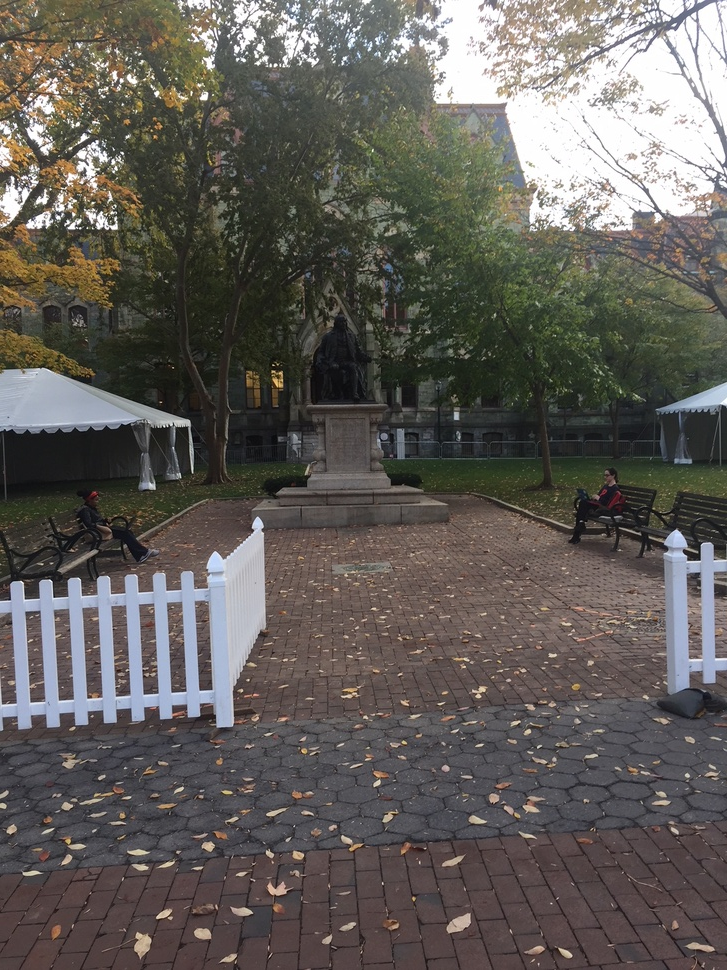
#> input picture test_imgs/test1.JPG, 727 x 970 px, shrunk from 1224 x 1632 before the run; its folder holds only this picture in this run
$ python -i stitch.py   (imports and definitions only)   (Python 2 division)   (older library calls are emulated)
#> lines starting #> are read from the running program, lines starting #| are printed output that depends on the picture; after the words box and inside, x2 and y2 are one past the last pixel; in counts of white or black regions, pixels touching at a corner belong together
#> further down, picture is the input picture: shape (970, 727, 3); mean B, G, R 89.4, 93.8, 97.6
import cv2, numpy as np
import math
import image_loader

DEBUG = False

# [108 lines left out: functions findDimensions, calculate_size, not called in this run]

def crop(final_img):

	final_gray = cv2.cvtColor(final_img, cv2.COLOR_BGR2GRAY)
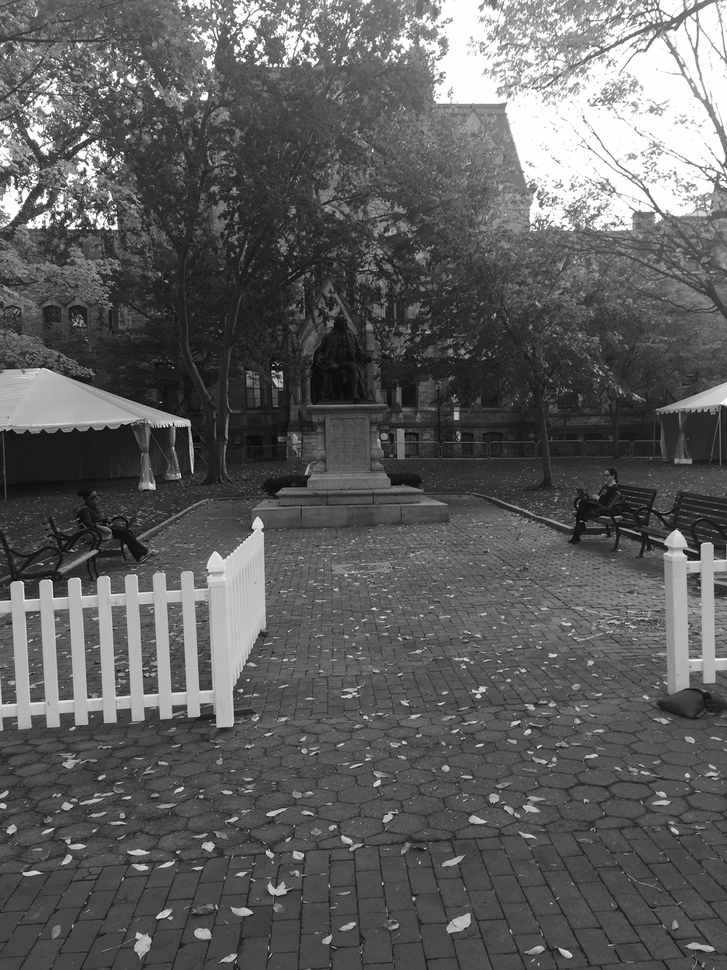
#> final_gray: shape (970, 727); min 0, max 255, mean 94.4
	_, thresh = cv2.threshold(final_gray, 1, 255, cv2.THRESH_BINARY)
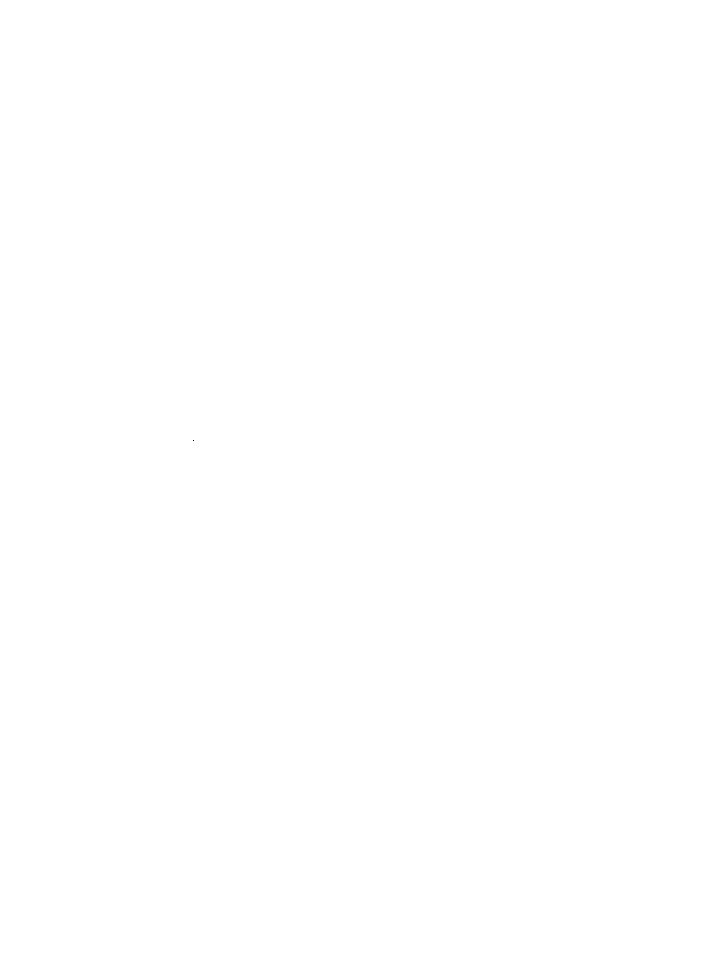
#> thresh: shape (970, 727); 100% white; black in thin lines or dots, all inside (x1, y1, x2, y2) = (193, 440, 194, 441)
	_,contours,_ = cv2.findContours(thresh, cv2.RETR_EXTERNAL, cv2.CHAIN_APPROX_NONE)
#> contours = 1 contour; box (x1, y1, x2, y2) and area: (0, 0, 727, 970) 703494

	max_area = 0
	best_rect = (0,0,0,0)

	for cnt in contours:
		# print cv2.boundingRect(cnt)
		x,y,w,h = cv2.boundingRect(cnt)
		# print "Bounding Rectangle: ", (x,y,w,h)

		deltaHeight = h-y
		deltaWidth = w-x

		area = deltaHeight * deltaWidth

		if ( area > max_area and deltaHeight > 0 and deltaWidth > 0):
			max_area = area
			best_rect = (x,y,w,h)
#> this loop made 1 pass
#> (x, y, w, h, deltaHeight, deltaWidth, area, max_area) on pass 1: (0, 0, 727, 970, 970, 727, 705190, 705190)
#> after the loop, max_area = 705190

	if ( max_area > 0 ):
		final_img_crop = final_img[best_rect[1]:best_rect[1]+best_rect[3],
			best_rect[0]:best_rect[0]+best_rect[2]]

		# utils.showImage(final_img_crop, scale=(0.2, 0.2), timeout=0)
		# cv2.destroyAllWindows()

		final_img = final_img_crop

	return final_img

## 4. Combine images into a panorama. [4] --------------------------------
# [38 lines left out: function merge_images, not called in this run]

>>> import cv2
>>> picture = cv2.imread('test_imgs/test1.JPG')
>>> result = crop(picture)

$ run again, on test_imgs/test10.JPG
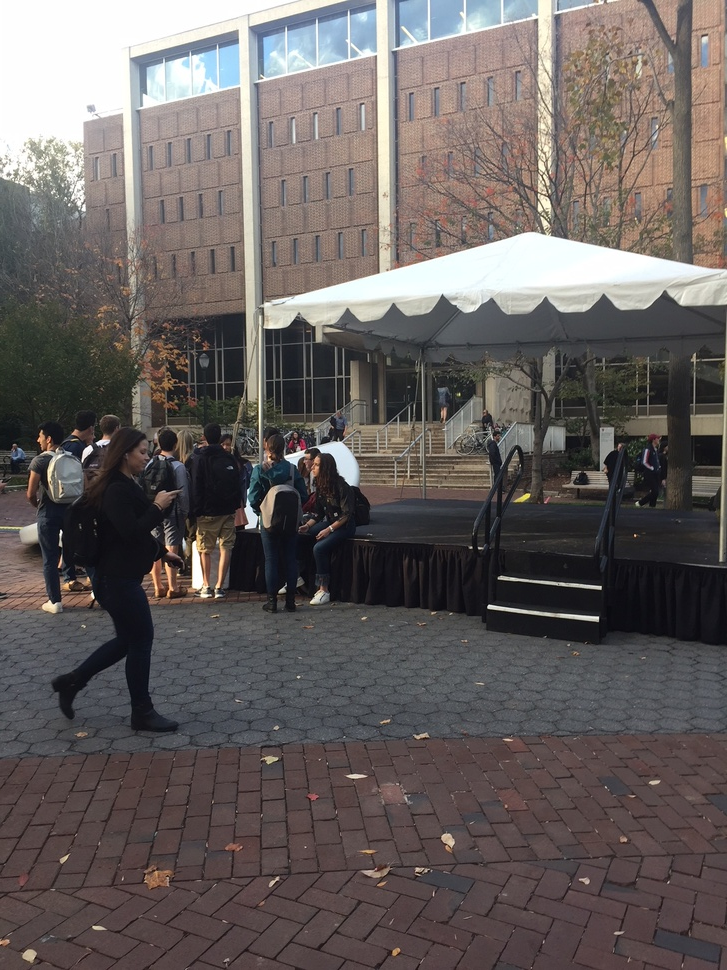
#> input picture test_imgs/test10.JPG, 727 x 970 px, shrunk from 1224 x 1632 before the run
#> picture is the input picture: shape (970, 727, 3); mean B, G, R 94.7, 96.1, 102.8
#> in crop, `final_gray = cv2.cvtColor(final_img, cv2.COLOR_BGR2GRAY)`:
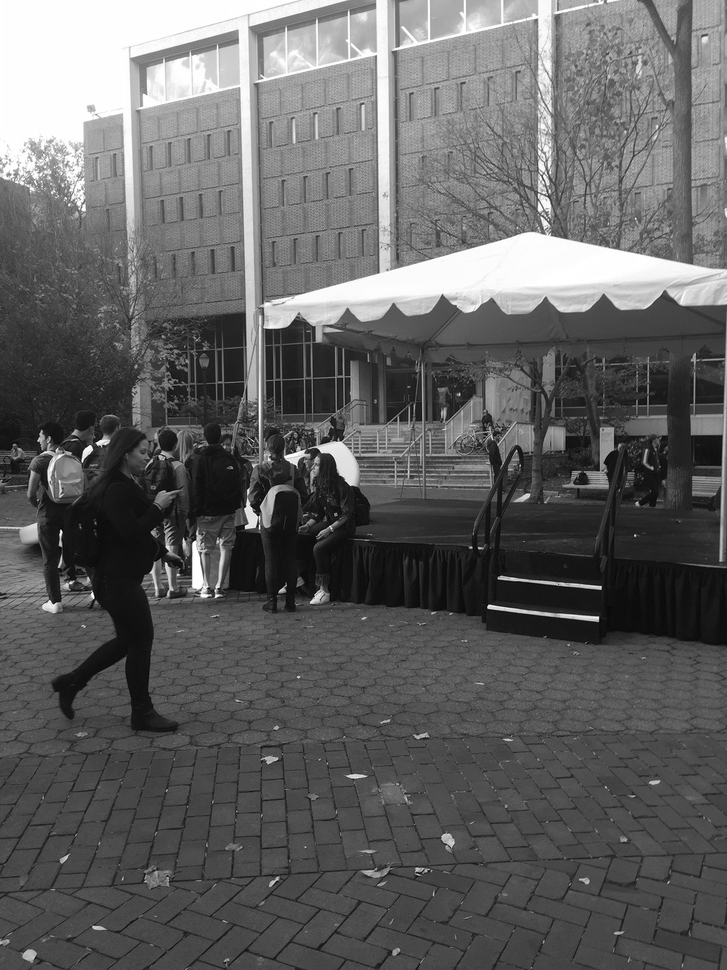
#> final_gray: shape (970, 727); min 1, max 255, mean 97.9
#> thresh: shape (970, 727); 100% white; black in thin lines or dots, all inside (x1, y1, x2, y2) = (95, 524, 331, 598)
#> contours = 1 contour; box (x1, y1, x2, y2) and area: (0, 0, 727, 970) 703494
#> the loop in crop, `for cnt in contours:` made 1 pass
#> (x, y, w, h, deltaHeight, deltaWidth, area, max_area) on pass 1: (0, 0, 727, 970, 970, 727, 705190, 705190)
#> after the loop in crop, `for cnt in contours:`: max_area = 705190

$ run again, on test_imgs/test11.JPG
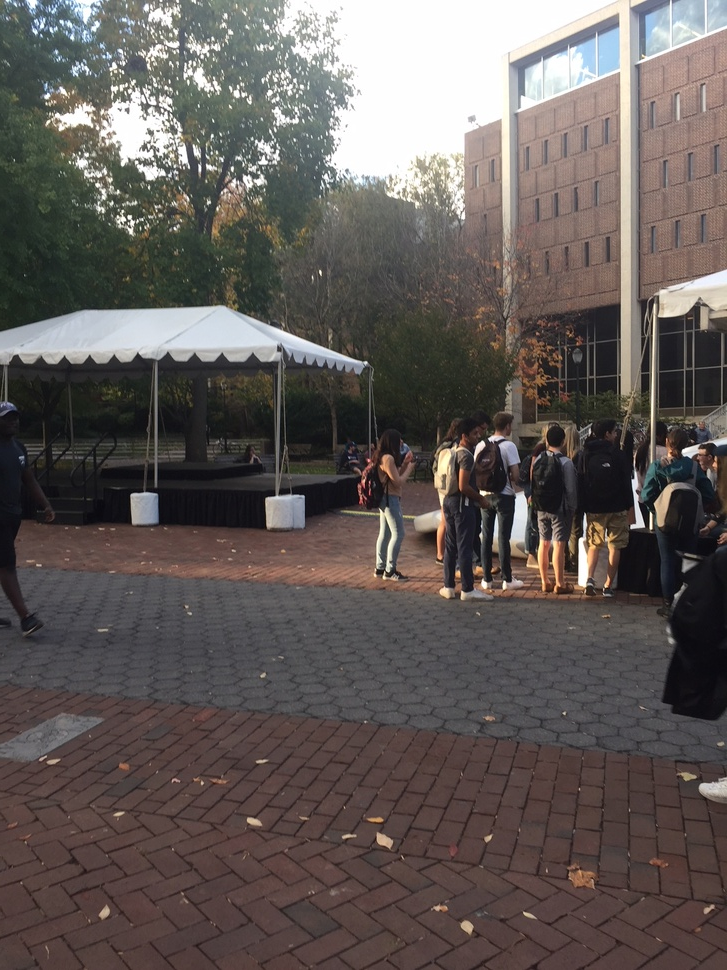
#> input picture test_imgs/test11.JPG, 727 x 970 px, shrunk from 1224 x 1632 before the run
#> picture is the input picture: shape (970, 727, 3); mean B, G, R 88.2, 91, 98.2
#> in crop, `final_gray = cv2.cvtColor(final_img, cv2.COLOR_BGR2GRAY)`:
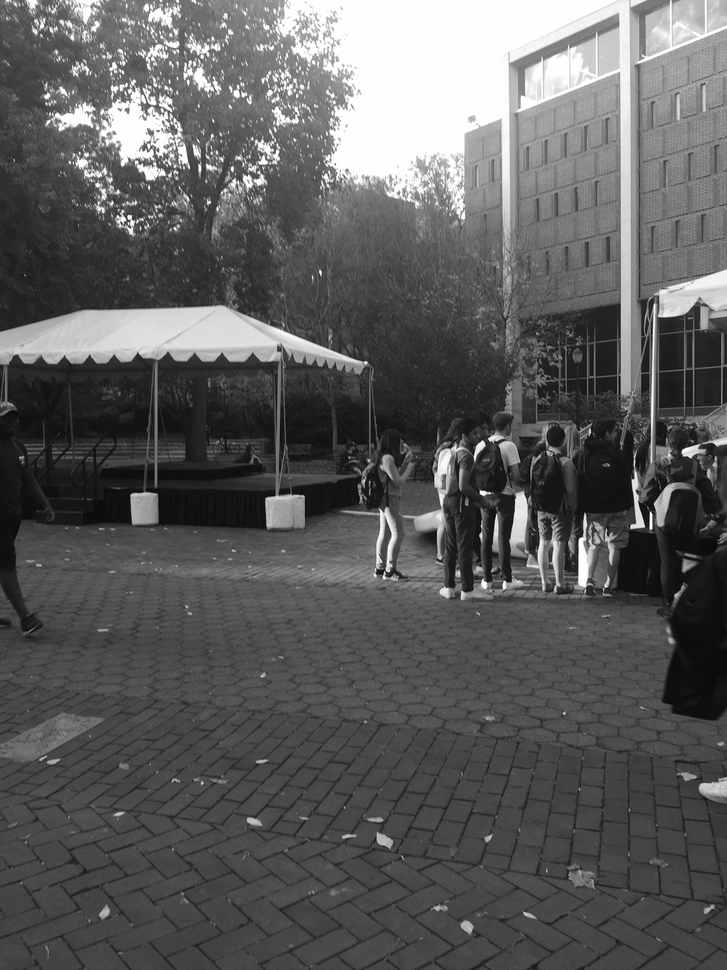
#> final_gray: shape (970, 727); min 2, max 255, mean 92.8
#> thresh: shape (970, 727); every value is 255
#> contours = 1 contour; box (x1, y1, x2, y2) and area: (0, 0, 727, 970) 703494
#> the loop in crop, `for cnt in contours:` made 1 pass
#> (x, y, w, h, deltaHeight, deltaWidth, area, max_area) on pass 1: (0, 0, 727, 970, 970, 727, 705190, 705190)
#> after the loop in crop, `for cnt in contours:`: max_area = 705190

$ run again, on test_imgs/test12.JPG
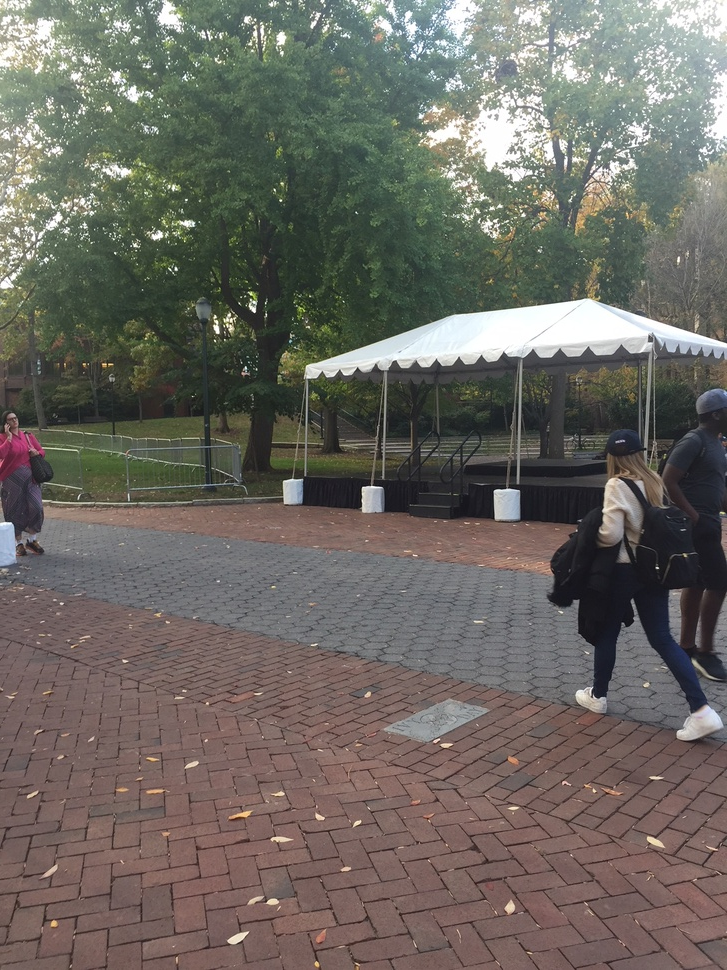
#> input picture test_imgs/test12.JPG, 727 x 970 px, shrunk from 1224 x 1632 before the run
#> picture is the input picture: shape (970, 727, 3); mean B, G, R 97.8, 104.4, 108.1
#> in crop, `final_gray = cv2.cvtColor(final_img, cv2.COLOR_BGR2GRAY)`:
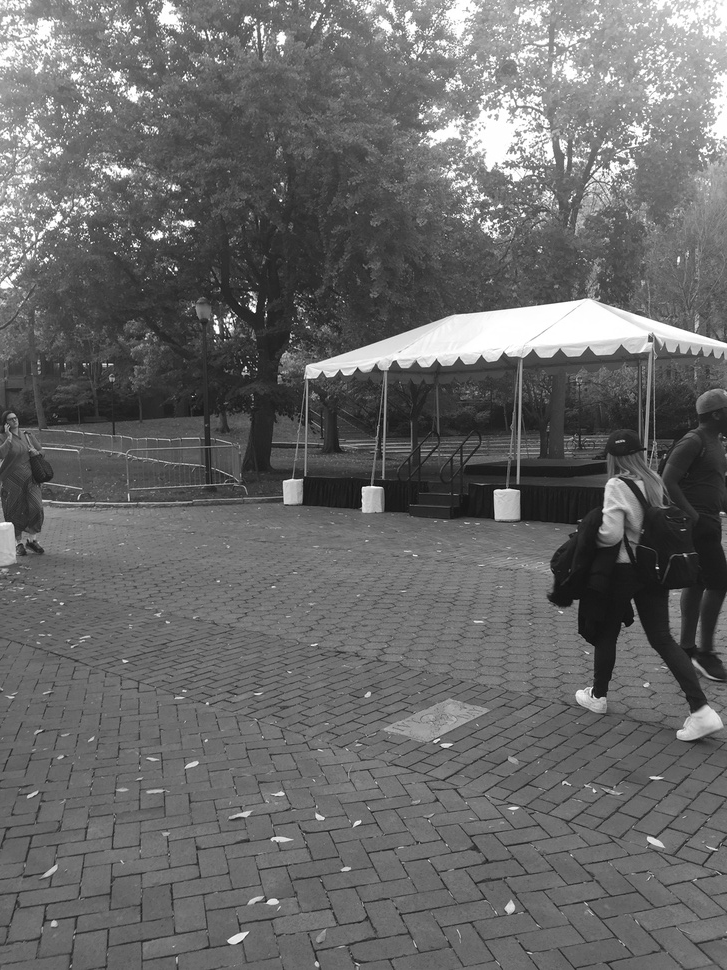
#> final_gray: shape (970, 727); min 9, max 255, mean 104.8
#> thresh: shape (970, 727); every value is 255
#> contours = 1 contour; box (x1, y1, x2, y2) and area: (0, 0, 727, 970) 703494
#> the loop in crop, `for cnt in contours:` made 1 pass
#> (x, y, w, h, deltaHeight, deltaWidth, area, max_area) on pass 1: (0, 0, 727, 970, 970, 727, 705190, 705190)
#> after the loop in crop, `for cnt in contours:`: max_area = 705190
